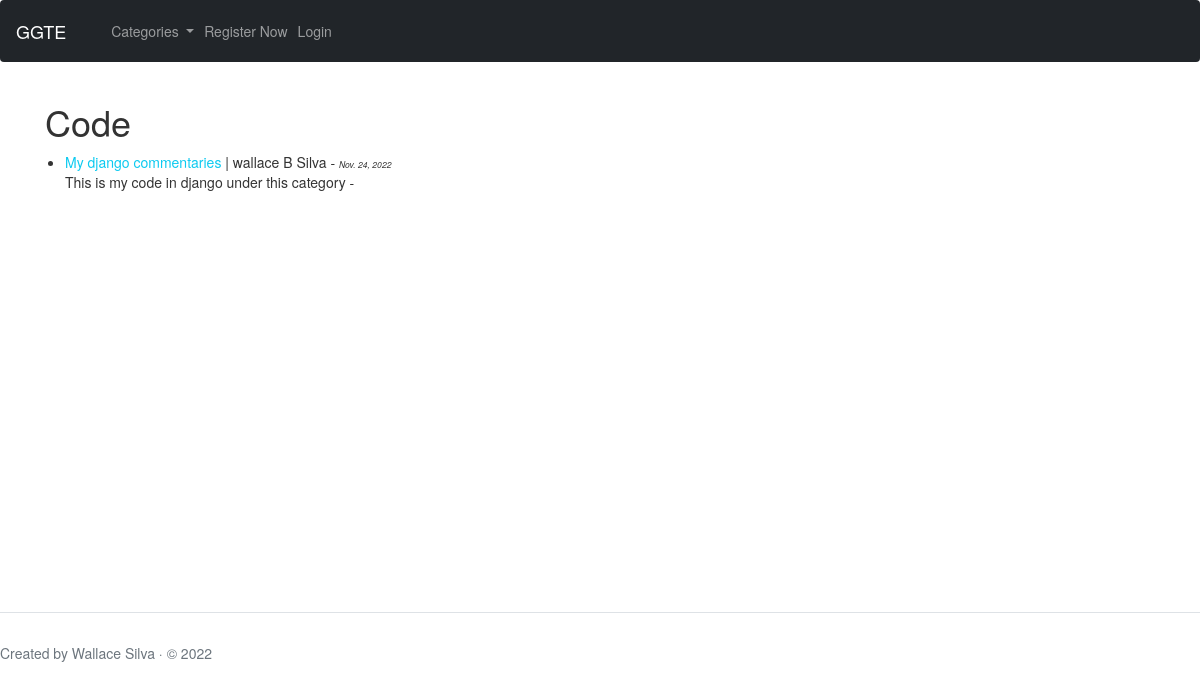
The page /category/Code on the database its author committed.
### blog/models.py (models this page shows, shortened)
class Post(models.Model):
    title = models.CharField(max_length=255)
    title_tag = models.CharField(max_length=255, default='Blog Post')
    author = models.ForeignKey(User, on_delete=models.CASCADE)
    publish_date = models.DateTimeField(auto_now_add=True)
    post_date = models.DateField(auto_now_add=True)
    body = models.TextField()
    category = models.CharField(max_length = 55,default='uncategorized')

### blog/views.py (the view)
# urls.py: path('category/<str:category_name>', CategoryView, name="category"),
def CategoryView(request,category_name):
    category_posts = Post.objects.filter(category = category_name)
    return render(request, 'categories.html', {'category_name':category_name, 'category_posts' : category_posts})

### blog/templates/categories.html (shortened to what this page needs)
{% extends 'core.html' %} {% block content %}
<h1>{{ category_name }} </h1>
{% for post in category_posts %}
  <ul>
    <li>
      <a href="{% url 'article_detail' post.pk %}" class="link-info">{{post.title}}</a>
      | {{post.author.first_name}} {{post.author.last_name}} -
        <small><small><small class = " fw-light fst-italic" >{{post.post_date}}</small></small></small>
        <br/>
      {{post.body|slice:300}} -
    </li>
  </ul>
{% endfor %} {% endblock %}

### rows shown on the page
Post: category "Code", title "My django commentaries", author.first_name "wallace B", author.last_name "Silva", post_date "Nov. 24, 2022", body "This is my code in django under this category"
